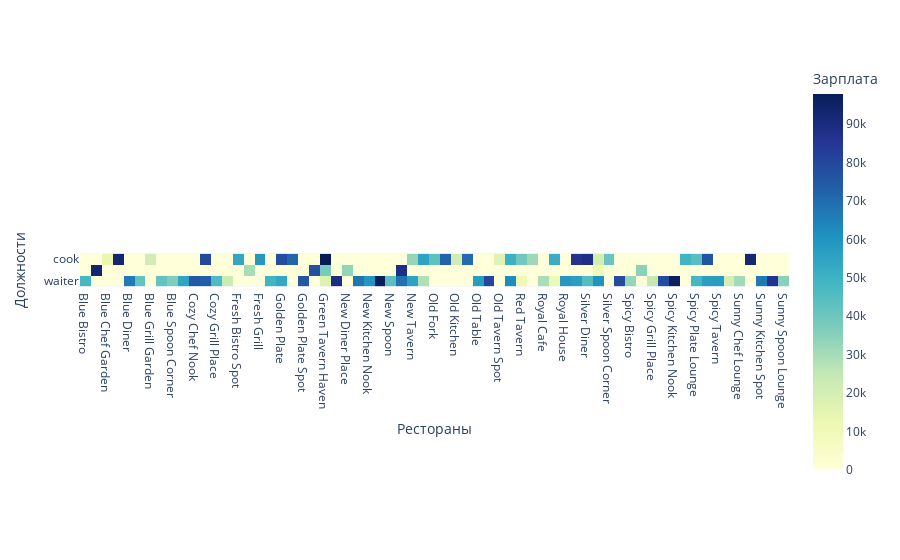

The notebook cell this image was saved under:
### Code cell
# Создание сводной таблицы
pivot_flights = rest_empl.pivot_table(
    index= 'position',
    columns='name',
    values='salary',
    aggfunc='mean',
    fill_value=0
)

# Создание интерактивной тепловой карты
fig = px.imshow(
    pivot_flights,
    labels=dict(x="Рестораны", y="Должности", color="Зарплата"),
    x=pivot_flights.columns,
    y=pivot_flights.index,
    color_continuous_scale='YlGnBu',
    text_auto=False  # Показывает значения на ячейках
)


# Показать график
fig.show()

### Figure 1 — Plotly figure (JSON) as saved in the notebook; plotly's stock layout.template omitted (floating-point values rounded to 4 significant figures; data arrays with more than 128 entries replaced by an {"elided": "..."} marker saying what was removed)
{"data": [{"coloraxis": "coloraxis", "hovertemplate": "Рестораны: %{x}<br>Должности: %{y}<br>Зарплата: %{z}<extra></extra>", "name": "0", "type": "heatmap", "x": ["Blue Bistro", "Blue Cafe Haven", "Blue Chef Garden", "Blue Chef Haven", "Blue Diner", "Blue Fork", "Blue Grill Garden", "Blue Plate Place", "Blue Spoon Corner", "Cozy Bistro Corner", "Cozy Chef Nook", "Cozy Diner Lounge", "Cozy Grill Place", "Cozy Table Nook", "Fresh Bistro Spot", "Fresh Cafe Lounge", "Fresh Grill", "Fresh Plate Haven", "Golden Plate", "Golden Plate Nook", "Golden Plate Spot", "Green Fork Lounge", "Green Tavern Haven", "New Chef Garden", "New Diner Place", "New Fork Corner", "New Kitchen Nook", "New Plate Garden", "New Spoon", "New Table Garden", "New Tavern", "Old Bistro", "Old Fork", "Old Fork Corner", "Old Kitchen", "Old Kitchen Haven", "Old Table", "Old Tavern", "Old Tavern Spot", "Red Kitchen", "Red Tavern", "Royal Bistro Garden", "Royal Cafe", "Royal Chef", "Royal House", "Royal Tavern Haven", "Silver Diner", "Silver Plate Place", "Silver Spoon Corner", "Silver Table", "Spicy Bistro", "Spicy Diner Haven", "Spicy Grill Place", "Spicy Grill Spot", "Spicy Kitchen Nook", "Spicy Plate", "Spicy Plate Lounge", "Spicy Table Spot", "Spicy Tavern", "Sunny Cafe Corner", "Sunny Chef Lounge", "Sunny Diner Haven", "Sunny Kitchen Spot", "Sunny Spoon", "Sunny Spoon Lounge"], "xaxis": "x", "y": ["cook", "manager", "waiter"], "yaxis": "y", "z": {"elided": "3x65 float values"}}], "layout": {"coloraxis": {"colorbar": {"title": {"text": "Зарплата"}}, "colorscale": [[0, "rgb(255,255,217)"], [0.125, "rgb(237,248,177)"], [0.25, "rgb(199,233,180)"], [0.375, "rgb(127,205,187)"], [0.5, "rgb(65,182,196)"], [0.625, "rgb(29,145,192)"], [0.75, "rgb(34,94,168)"], [0.875, "rgb(37,52,148)"], [1, "rgb(8,29,88)"]]}, "margin": {"t": 60}, "xaxis": {"anchor": "y", "constrain": "domain", "domain": [0, 1], "scaleanchor": "y", "title": {"text": "Рестораны"}}, "yaxis": {"anchor": "x", "autorange": "reversed", "constrain": "domain", "domain": [0, 1], "title": {"text": "Должности"}}}}
